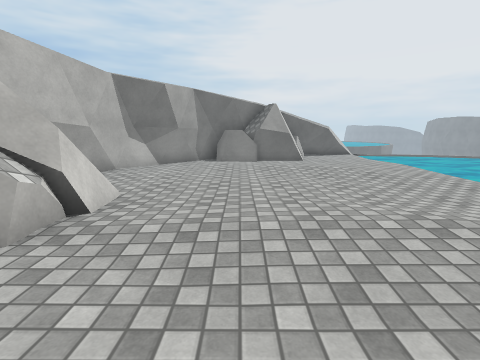
View 1 (above)

15 first-person views from a walk through a Unity game level. The camera is 1.3 m above the floor, tilts 10° down and sees 85° across. The floor is counted in squares, 1 m on a side. Each view is taken from the middle of a square. On the plan, view 1 faces up. The plan holds only what a view shows up to about 13 squares ahead; the rest is blank. The place goes on beyond the plan. Surface patterns are stand-ins for the level's own textures.

View 2
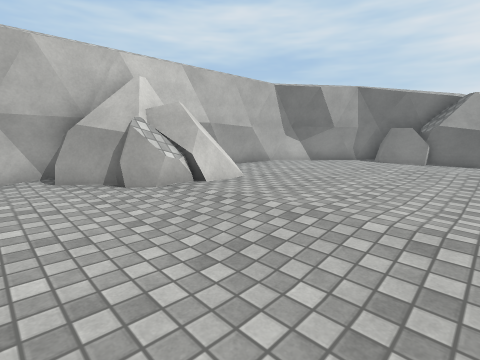

View 3
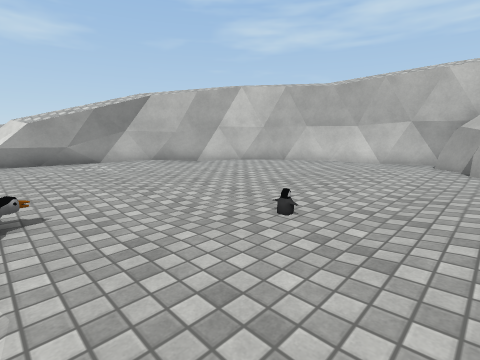

View 4
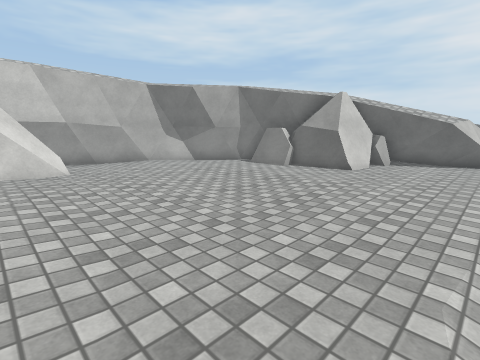

View 5
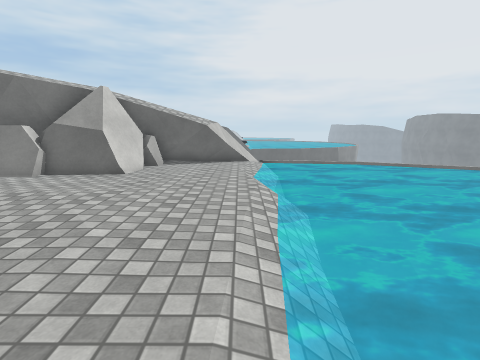

View 6
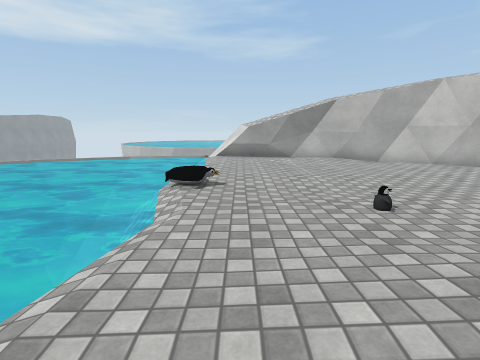

View 7
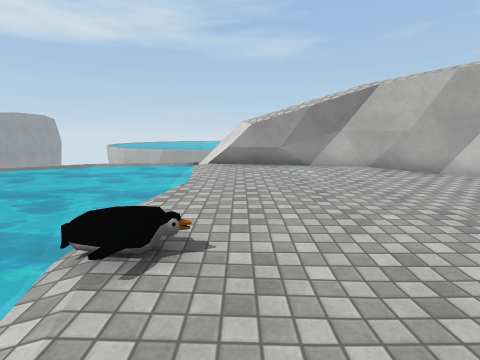

View 8
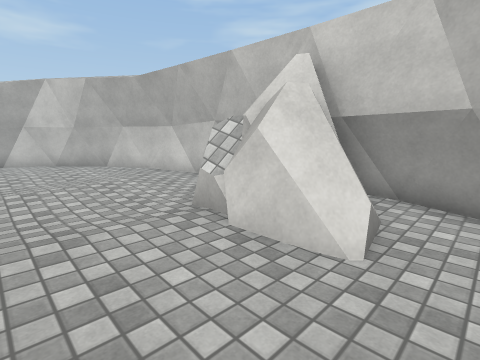

View 9
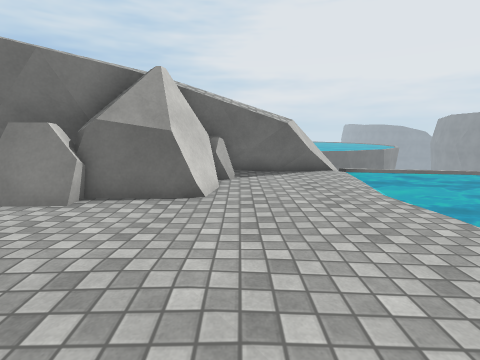

View 10
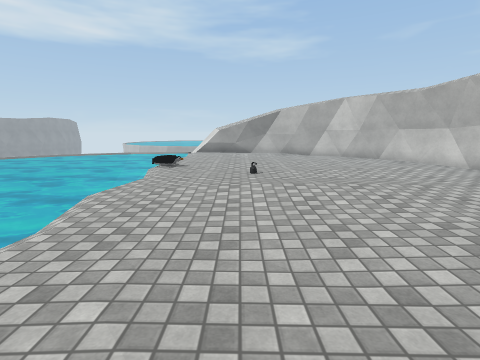

View 11
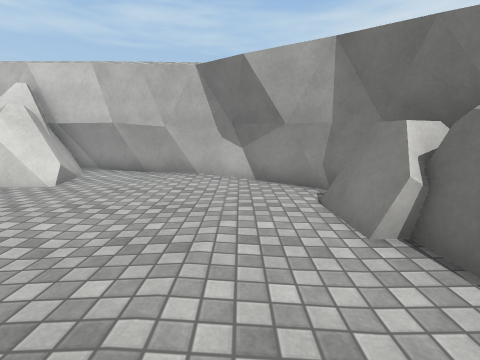

View 12
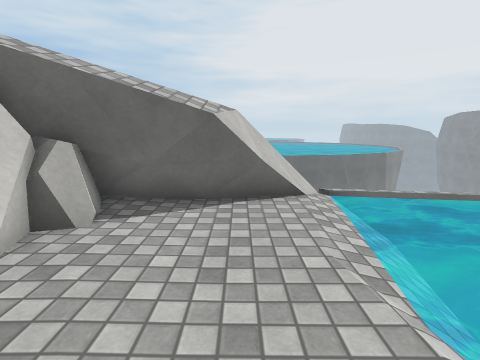

View 13
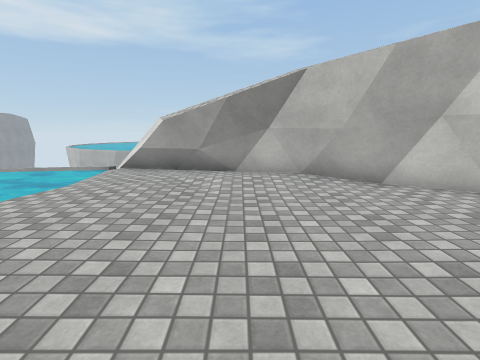

View 14
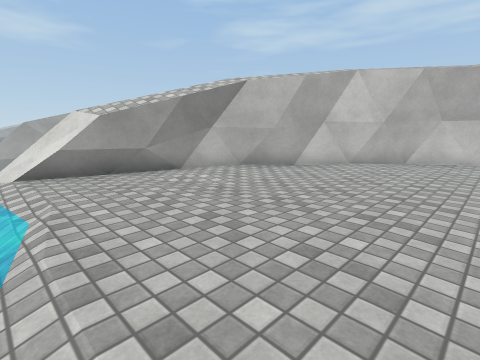

View 15
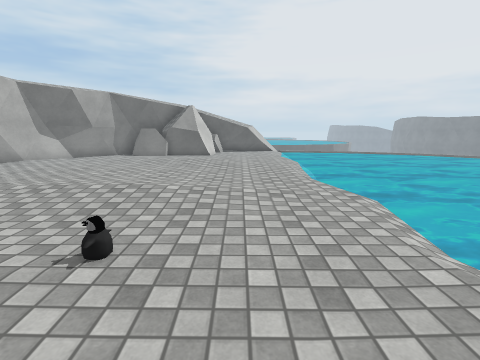

### Floor plan
Key: @ floor where view 1 was taken; # wall or solid block; . main floor; - floor 0.25 m lower than the main floor; / step, stairs or slope; ~ water the walk can cross; ≈ water the walk keeps out of; R rock; O other object.
Columns run from 6 left of view 1 to 9 right of it. Each row starts with its distance up from view 1.
 18             ##/≈
 17         #####.-≈
 16         #R#...~≈
 15      ##RRR....~≈
 14     ##RRRR....~≈
 13    ##RRR......~≈
 12   ##..........~≈
 11  ##...........~≈
 10  #............~≈
  9  #............~≈
  8  #............≈≈
  7 ##............≈≈
  6 ##RR..........≈≈
  5 #RRR..........≈≈
  4 R RR..........~≈
  3 R RR..........~≈
  2 #RR...........~≈
  1 #.............≈≈
  0 #.....@.......~≈
 -1 #.........--./~≈
 -2 ##....-......O/≈
 -3  #............/≈
 -4  ##.........../≈
 -5   ##..........-≈
 -6    ##.........~≈
 -7     ##........~≈
 -8      ##.......~≈
 -9       ####....~≈
-10         #####.~≈
-11             ##/≈

Positions as (right, up) in squares from view 1, and headings:
1: (0, 0), facing up
2: (3, 0), facing up-left
3: (7, 3), facing down-left
4: (7, 4), facing up-left
5: (7, 5), facing up
6: (6, 5), facing down
7: (6, 1), facing down
8: (0, 7), facing down-left
9: (4, 8), facing up
10: (4, 10), facing down
11: (4, 11), facing left
12: (6, 12), facing up
13: (3, -1), facing down
14: (8, -2), facing down-left
15: (5, -2), facing up
